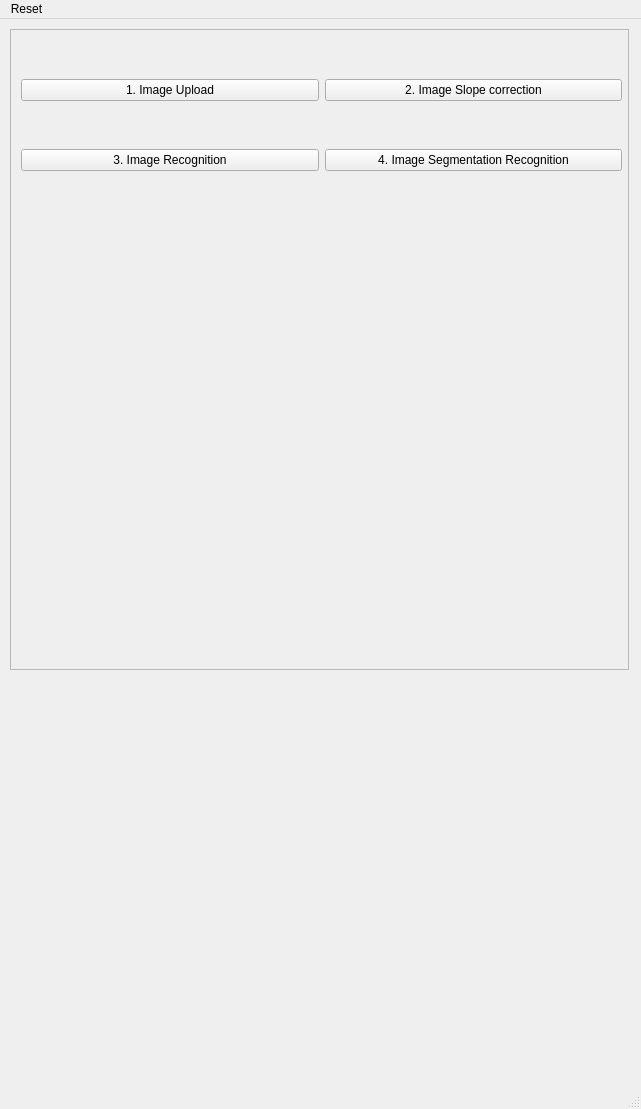
<?xml version="1.0" encoding="UTF-8"?>
<ui version="4.0">
 <class>MainWindow</class>
 <widget class="QMainWindow" name="MainWindow">
  <property name="geometry">
   <rect>
    <x>0</x>
    <y>0</y>
    <width>641</width>
    <height>1109</height>
   </rect>
  </property>
  <property name="windowTitle">
   <string>MainWindow</string>
  </property>
  <widget class="QWidget" name="centralwidget">
   <widget class="QScrollArea" name="scrollArea">
    <property name="geometry">
     <rect>
      <x>10</x>
      <y>10</y>
      <width>619</width>
      <height>641</height>
     </rect>
    </property>
    <property name="widgetResizable">
     <bool>true</bool>
    </property>
    <widget class="QWidget" name="scrollAreaWidgetContents">
     <property name="geometry">
      <rect>
       <x>0</x>
       <y>0</y>
       <width>617</width>
       <height>639</height>
      </rect>
     </property>
     <widget class="QWidget" name="">
      <property name="geometry">
       <rect>
        <x>10</x>
        <y>10</y>
        <width>601</width>
        <height>61</height>
       </rect>
      </property>
      <layout class="QHBoxLayout" name="init_Layout">
       <item>
        <layout class="QVBoxLayout" name="iu_Layout">
         <item>
          <widget class="QLabel" name="iu_Label">
           <property name="text">
            <string/>
           </property>
          </widget>
         </item>
         <item>
          <widget class="QPushButton" name="pushButton">
           <property name="text">
            <string extracomment="이미지 불러오기">1. Image Upload</string>
           </property>
          </widget>
         </item>
        </layout>
       </item>
       <item>
        <layout class="QVBoxLayout" name="sc_Layout">
         <item>
          <widget class="QLabel" name="sc_Label">
           <property name="text">
            <string/>
           </property>
          </widget>
         </item>
         <item>
          <widget class="QPushButton" name="sc_Button">
           <property name="text">
            <string>2. Image Slope correction</string>
           </property>
          </widget>
         </item>
        </layout>
       </item>
      </layout>
     </widget>
     <widget class="QWidget" name="">
      <property name="geometry">
       <rect>
        <x>10</x>
        <y>80</y>
        <width>601</width>
        <height>61</height>
       </rect>
      </property>
      <layout class="QHBoxLayout" name="recognition_Layout">
       <item>
        <layout class="QVBoxLayout" name="ir_Layout">
         <item>
          <widget class="QLabel" name="ir_Label">
           <property name="text">
            <string/>
           </property>
          </widget>
         </item>
         <item>
          <widget class="QPushButton" name="ir_Button">
           <property name="text">
            <string>3. Image Recognition</string>
           </property>
          </widget>
         </item>
        </layout>
       </item>
       <item>
        <layout class="QVBoxLayout" name="isr_Layout">
         <item>
          <widget class="QLabel" name="isr_Label">
           <property name="text">
            <string/>
           </property>
          </widget>
         </item>
         <item>
          <widget class="QPushButton" name="isr_Button">
           <property name="text">
            <string>4. Image Segmentation Recognition</string>
           </property>
          </widget>
         </item>
        </layout>
       </item>
      </layout>
     </widget>
     <widget class="QWidget" name="layoutWidget">
      <property name="geometry">
       <rect>
        <x>10</x>
        <y>680</y>
        <width>601</width>
        <height>61</height>
       </rect>
      </property>
      <layout class="QHBoxLayout" name="init_Layout_6">
       <item>
        <layout class="QVBoxLayout" name="iu_Layout_6">
         <item>
          <widget class="QLabel" name="iu_Label_6">
           <property name="text">
            <string/>
           </property>
          </widget>
         </item>
         <item>
          <widget class="QPushButton" name="pushButton_9">
           <property name="text">
            <string extracomment="이미지 불러오기">1. Image Upload</string>
           </property>
          </widget>
         </item>
        </layout>
       </item>
       <item>
        <layout class="QVBoxLayout" name="sc_Layout_6">
         <item>
          <widget class="QLabel" name="sc_Label_6">
           <property name="text">
            <string/>
           </property>
          </widget>
         </item>
         <item>
          <widget class="QPushButton" name="sc_Button_6">
           <property name="text">
            <string>2. Image Slope correction</string>
           </property>
          </widget>
         </item>
        </layout>
       </item>
      </layout>
     </widget>
    </widget>
   </widget>
  </widget>
  <widget class="QMenuBar" name="menubar">
   <property name="geometry">
    <rect>
     <x>0</x>
     <y>0</y>
     <width>641</width>
     <height>24</height>
    </rect>
   </property>
   <widget class="QMenu" name="menureset">
    <property name="title">
     <string>Reset</string>
    </property>
    <addaction name="actionreset"/>
   </widget>
   <addaction name="menureset"/>
  </widget>
  <widget class="QStatusBar" name="statusbar"/>
  <action name="actionreset">
   <property name="text">
    <string>Reset</string>
   </property>
  </action>
 </widget>
 <resources/>
 <connections/>
</ui>
